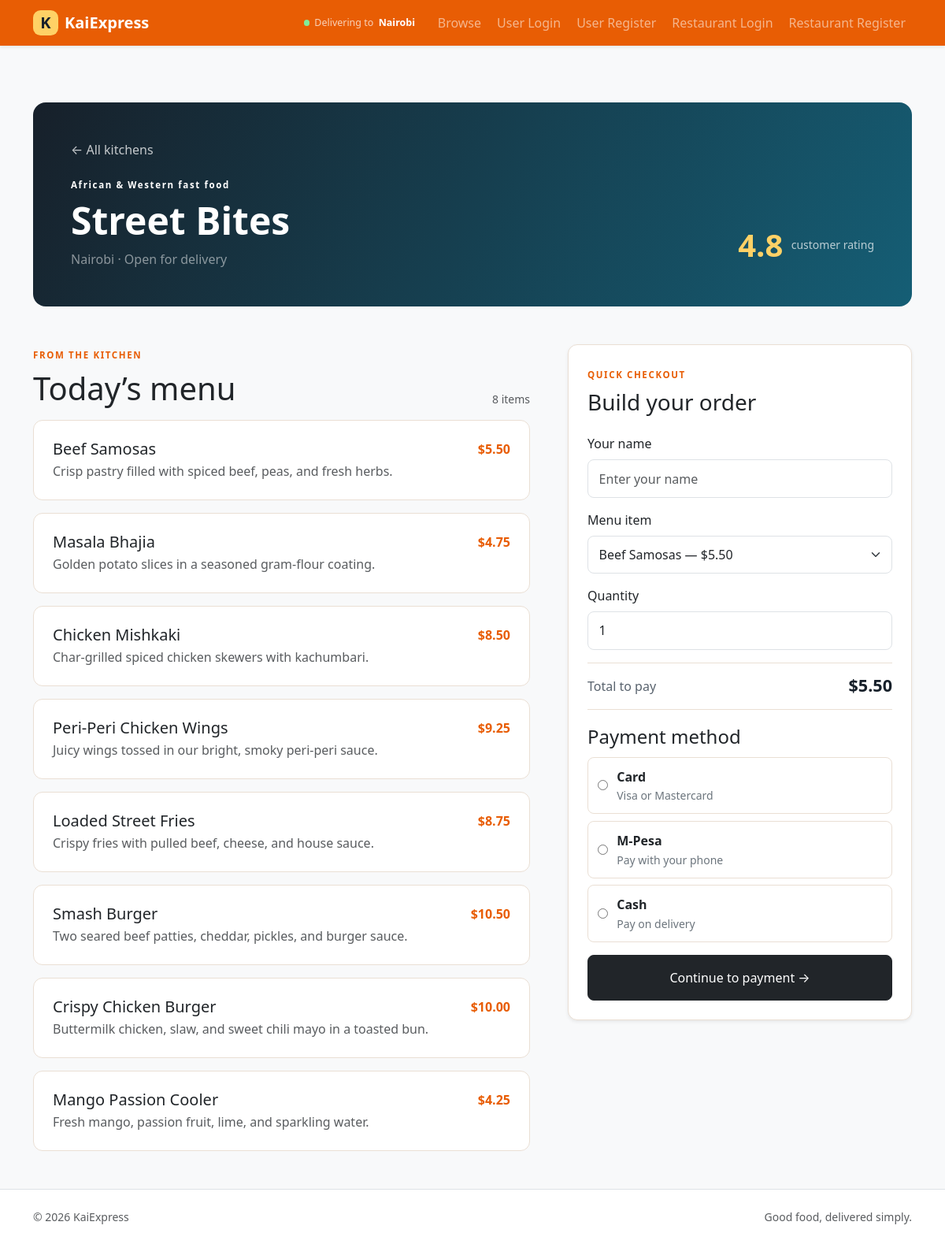
Screenshot of /restaurant/12 with the database file from the repository.
### packages/models.py (models this page shows, shortened)
class User(db.Model, UserMixin):
    __tablename__ = "users"
    id = db.Column(db.Integer, primary_key=True)
    name = db.Column(db.String(100), nullable=False)
    email = db.Column(db.String(120), unique=True, nullable=False)
    password_hash = db.Column(db.String(255), nullable=False)
    is_restaurant = db.Column(db.Boolean, default=False)
    cuisine = db.Column(db.String(80))
    city = db.Column(db.String(80))
    menu_items = db.relationship(
        "MenuItem",
        backref="restaurant",
        lazy=True
    )
    customer_orders = db.relationship(
        "Order",
        foreign_keys="Order.customer_id",
        backref="customer",
        lazy=True
    )
    restaurant_orders = db.relationship(
        "Order",
        foreign_keys="Order.restaurant_id",
        backref="restaurant",
        lazy=True
    )

class MenuItem(db.Model):
    __tablename__ = "menu_items"
    id = db.Column(db.Integer, primary_key=True)
    title = db.Column(db.String(120), nullable=False)
    description = db.Column(db.Text, nullable=False)
    price = db.Column(db.Float, nullable=False)
    restaurant_id = db.Column(
        db.Integer,
        db.ForeignKey("users.id"),
        nullable=False
    )

### packages/user_routes.py (the view)
    @app.route("/restaurant/<int:restaurant_id>")
    def restaurant_page(restaurant_id):
        restaurant = User.query.filter_by(id=restaurant_id, is_restaurant=True).first()
        if not restaurant:
            return redirect(url_for("home"))
        menu = MenuItem.query.filter_by(restaurant_id=restaurant_id).all()
        return render_template("user/restaurant.html", restaurant=restaurant, menu=menu)

### packages/templates/user/restaurant.html (shortened to what this page needs)
{% extends "base.html" %}
{% block content %}
<section class="restaurant-header p-4 p-lg-5 mb-5">
  <div class="d-flex flex-wrap justify-content-between align-items-end gap-4">
    <div><a class="back-link" href="{{ url_for('home') }}">&larr; All kitchens</a><span class="eyebrow d-block mt-4">{{ restaurant.cuisine }}</span><h1 class="display-5 fw-bold mt-2 mb-2">{{ restaurant.name }}</h1><p class="mb-0 text-white-50">{{ restaurant.city }} &middot; Open for delivery</p></div>
    <div class="header-rating"><span>4.8</span><small>customer rating</small></div>
  </div>
</section>
<div class="row g-5 align-items-start">
  <div class="col-lg-7">
    <div class="d-flex justify-content-between align-items-end mb-3"><div><span class="eyebrow text-primary">FROM THE KITCHEN</span><h2 class="h1 mt-2 mb-0">Today&rsquo;s menu</h2></div><span class="text-body-secondary small">{{ menu|length }} items</span></div>
    <div class="vstack gap-3">
      {% for item in menu %}
      <article class="menu-row p-3 p-sm-4">
        <div class="d-flex justify-content-between gap-3"><div><h3 class="h5 mb-1">{{ item.title }}</h3><p class="text-body-secondary mb-0">{{ item.description }}</p></div><strong class="price">${{ '%.2f'|format(item.price) }}</strong></div>
      </article>
      {% else %}
      <div class="empty-state p-4"><p class="mb-0">This kitchen is still updating its menu.</p></div>
      {% endfor %}
    </div>
  </div>
  <div class="col-lg-5">
      <div class="order-panel p-4 shadow-sm sticky-lg-top">
      <span class="eyebrow text-primary">QUICK CHECKOUT</span><h2 class="h3 mt-2 mb-4">Build your order</h2>
        <form id="checkout-form" action="{{ url_for('place_order', restaurant_id=restaurant.id) }}" method="post">
          <div class="mb-3">
            <label class="form-label">Your name</label>
            <input type="text" name="customer_name" class="form-control" placeholder="Enter your name" required>
          </div>
          <div class="mb-3">
            <label class="form-label">Menu item</label>
            <select name="item_id" class="form-select" required>
              {% for item in menu %}
              <option value="{{ item.id }}">{{ item.title }} — ${{ '%.2f'|format(item.price) }}</option>
              {% endfor %}
            </select>
          </div>
          <div class="mb-3">
            <label class="form-label">Quantity</label>
            <input type="number" name="quantity" class="form-control" min="1" value="1" required>
          </div>
          <div class="checkout-total d-flex justify-content-between align-items-center mb-3">
            <span>Total to pay</span>
            <strong id="checkout-total">$0.00</strong>
          </div>
          <fieldset class="mb-3">
            <legend class="form-label mb-2">Payment method</legend>
            <div class="payment-options">
              <label class="payment-option">
                <input type="radio" name="payment_method" value="card" required>
                <span><strong>Card</strong><small>Visa or Mastercard</small></span>
              </label>
              <label class="payment-option">
                <input type="radio" name="payment_method" value="mobile_money">
                <span><strong>M-Pesa</strong><small>Pay with your phone</small></span>
              </label>
              <label class="payment-option">
                <input type="radio" name="payment_method" value="cash_on_delivery">
                <span><strong>Cash</strong><small>Pay on delivery</small></span>
              </label>
            </div>
          </fieldset>
          <button type="submit" class="btn btn-dark w-100 py-3"><span id="checkout-button-label">Continue to payment</span> <span aria-hidden="true">&rarr;</span></button>
        </form>
      </div>
  </div>
</div>
{% endblock %}

### packages/static/app.css (style rules this page uses)
:root { --bs-primary: #e85d04; --bs-primary-rgb: 232, 93, 4; --kai-ink: #17202a; --kai-orange: #e85d04; --kai-cream: #fff8ef; --kai-line: #eadfd4; }
html, body { min-height: 100%; }
body { display: flex; flex-direction: column; }
.btn { border-radius: 0.5rem; }
.form-control, .form-select { border-radius: 0.5rem; padding: 0.7rem 0.85rem; }
.eyebrow { font-size: 0.72rem; font-weight: 800; letter-spacing: 0.14em; }
.restaurant-header { color: white; background: linear-gradient(120deg, #17202a, #155e75); border-radius: 1rem; }
.back-link { color: rgba(255,255,255,.75); text-decoration: none; }
.header-rating { display: flex; align-items: center; gap: .65rem; }
.header-rating span { font-size: 2.5rem; font-weight: 700; color: #ffd166; }
.header-rating small { color: rgba(255,255,255,.7); }
.menu-row, .order-panel, .metric-card { background: white; border: 1px solid var(--kai-line); border-radius: .75rem; }
.menu-row { transition: border-color .2s ease, transform .2s ease; }
.price { white-space: nowrap; color: var(--kai-orange); }
.order-panel { top: 1.5rem; }
.checkout-total { padding: .8rem 0; border-top: 1px solid var(--kai-line); border-bottom: 1px solid var(--kai-line); color: #59636e; }
.checkout-total strong { color: var(--kai-ink); font-size: 1.35rem; }
.payment-options { display: grid; gap: .55rem; }
.payment-option { display: flex; align-items: center; gap: .7rem; padding: .75rem; border: 1px solid var(--kai-line); border-radius: .5rem; cursor: pointer; }
.payment-option input { accent-color: var(--kai-orange); }
.payment-option span { display: flex; flex-direction: column; gap: .1rem; }
.payment-option small { color: #6c757d; }

### rows the page displays
User: cuisine "African & Western fast food", name "Street Bites", city "Nairobi"
MenuItem: title "Beef Samosas", description "Crisp pastry filled with spiced beef, peas, and fresh herbs.", price "5.50"
MenuItem: title "Masala Bhajia", description "Golden potato slices in a seasoned gram-flour coating.", price "4.75"
MenuItem: title "Chicken Mishkaki", description "Char-grilled spiced chicken skewers with kachumbari.", price "8.50"
MenuItem: title "Peri-Peri Chicken Wings", description "Juicy wings tossed in our bright, smoky peri-peri sauce.", price "9.25"
MenuItem: title "Loaded Street Fries", description "Crispy fries with pulled beef, cheese, and house sauce.", price "8.75"
MenuItem: title "Smash Burger", description "Two seared beef patties, cheddar, pickles, and burger sauce.", price "10.50"
MenuItem: title "Crispy Chicken Burger", description "Buttermilk chicken, slaw, and sweet chili mayo in a toasted bun.", price "10.00"
MenuItem: title "Mango Passion Cooler", description "Fresh mango, passion fruit, lime, and sparkling water.", price "4.25"

### other values shown
{{ menu|length }} "8"
form field item_id "Beef Samosas — $5.50"
